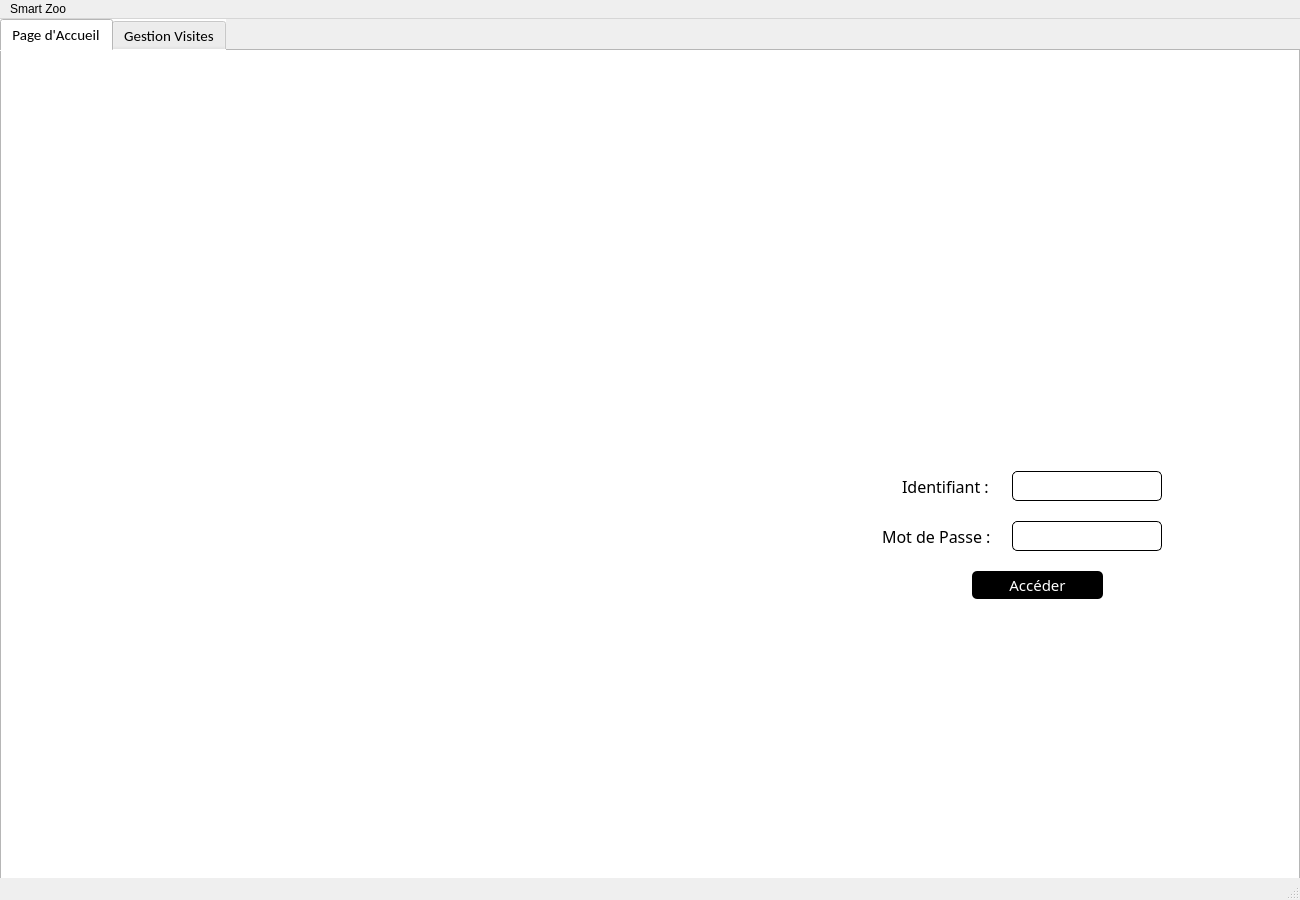
<?xml version="1.0" encoding="UTF-8"?>
<ui version="4.0">
 <class>MainWindow</class>
 <widget class="QMainWindow" name="MainWindow">
  <property name="geometry">
   <rect>
    <x>0</x>
    <y>0</y>
    <width>1300</width>
    <height>900</height>
   </rect>
  </property>
  <property name="windowTitle">
   <string>MainWindow</string>
  </property>
  <widget class="QWidget" name="centralwidget">
   <widget class="QTabWidget" name="tabWidget">
    <property name="geometry">
     <rect>
      <x>0</x>
      <y>0</y>
      <width>1300</width>
      <height>900</height>
     </rect>
    </property>
    <property name="font">
     <font>
      <family>Calibri</family>
      <pointsize>11</pointsize>
     </font>
    </property>
    <property name="styleSheet">
     <string notr="true">background-color: rgb(255, 255, 255);</string>
    </property>
    <property name="currentIndex">
     <number>0</number>
    </property>
    <property name="documentMode">
     <bool>false</bool>
    </property>
    <widget class="QWidget" name="tab_Accueil">
     <attribute name="title">
      <string>Page d'Accueil</string>
     </attribute>
     <widget class="QLabel" name="backgroundAccueil">
      <property name="geometry">
       <rect>
        <x>0</x>
        <y>-350</y>
        <width>751</width>
        <height>1181</height>
       </rect>
      </property>
      <property name="font">
       <font>
        <pointsize>1</pointsize>
       </font>
      </property>
      <property name="text">
       <string/>
      </property>
      <property name="pixmap">
       <pixmap resource="ressources.qrc">:/ressources/Plan de travail 35.png</pixmap>
      </property>
     </widget>
     <widget class="QLabel" name="label">
      <property name="geometry">
       <rect>
        <x>930</x>
        <y>170</y>
        <width>201</width>
        <height>211</height>
       </rect>
      </property>
      <property name="text">
       <string/>
      </property>
      <property name="pixmap">
       <pixmap resource="ressources.qrc">:/ressources/id.png</pixmap>
      </property>
     </widget>
     <widget class="QLabel" name="texteIdentifiantAccueil">
      <property name="geometry">
       <rect>
        <x>900</x>
        <y>420</y>
        <width>91</width>
        <height>31</height>
       </rect>
      </property>
      <property name="font">
       <font>
        <family>Calibri Light</family>
        <pointsize>12</pointsize>
        <italic>false</italic>
        <underline>false</underline>
       </font>
      </property>
      <property name="text">
       <string>Identifiant :</string>
      </property>
     </widget>
     <widget class="QLineEdit" name="identifiantAccueil">
      <property name="geometry">
       <rect>
        <x>1010</x>
        <y>420</y>
        <width>150</width>
        <height>30</height>
       </rect>
      </property>
      <property name="font">
       <font>
        <family>Calibri Light</family>
        <pointsize>11</pointsize>
       </font>
      </property>
      <property name="styleSheet">
       <string notr="true">border: 1px solid black;
border-radius: 5px;</string>
      </property>
     </widget>
     <widget class="QLabel" name="texteMotDePasseAccueil">
      <property name="geometry">
       <rect>
        <x>880</x>
        <y>470</y>
        <width>121</width>
        <height>31</height>
       </rect>
      </property>
      <property name="font">
       <font>
        <family>Calibri Light</family>
        <pointsize>12</pointsize>
        <italic>false</italic>
        <underline>false</underline>
       </font>
      </property>
      <property name="text">
       <string>Mot de Passe :</string>
      </property>
     </widget>
     <widget class="QLineEdit" name="motDePasseAccueil">
      <property name="geometry">
       <rect>
        <x>1010</x>
        <y>470</y>
        <width>150</width>
        <height>30</height>
       </rect>
      </property>
      <property name="font">
       <font>
        <family>Calibri Light</family>
        <pointsize>11</pointsize>
       </font>
      </property>
      <property name="styleSheet">
       <string notr="true">border: 1px solid black;
border-radius: 5px;</string>
      </property>
     </widget>
     <widget class="QPushButton" name="pushButton_acceder">
      <property name="geometry">
       <rect>
        <x>970</x>
        <y>520</y>
        <width>131</width>
        <height>28</height>
       </rect>
      </property>
      <property name="font">
       <font>
        <family>Calibri Light</family>
        <pointsize>11</pointsize>
       </font>
      </property>
      <property name="styleSheet">
       <string notr="true">border-radius: 5px;
background-color: rgb(0, 0, 0);
color: rgb(255, 255, 255);
</string>
      </property>
      <property name="text">
       <string>Accéder</string>
      </property>
     </widget>
    </widget>
    <widget class="QWidget" name="tab_Gestion">
     <attribute name="title">
      <string>Gestion Visites</string>
     </attribute>
     <widget class="QTabWidget" name="tabWidget_2_V">
      <property name="geometry">
       <rect>
        <x>0</x>
        <y>0</y>
        <width>1300</width>
        <height>831</height>
       </rect>
      </property>
      <property name="font">
       <font>
        <family>Calibri</family>
        <pointsize>10</pointsize>
       </font>
      </property>
      <property name="styleSheet">
       <string notr="true">background-color: rgb(17, 122, 101);
</string>
      </property>
      <property name="currentIndex">
       <number>0</number>
      </property>
      <property name="tabsClosable">
       <bool>false</bool>
      </property>
      <property name="tabBarAutoHide">
       <bool>false</bool>
      </property>
      <widget class="QWidget" name="tab_principale_V">
       <attribute name="title">
        <string>Page Principale</string>
       </attribute>
       <widget class="QLabel" name="titre_gestioinDesVisites">
        <property name="geometry">
         <rect>
          <x>455</x>
          <y>20</y>
          <width>390</width>
          <height>40</height>
         </rect>
        </property>
        <property name="font">
         <font>
          <family>Calibri Light</family>
          <pointsize>20</pointsize>
          <weight>75</weight>
          <italic>true</italic>
          <bold>true</bold>
         </font>
        </property>
        <property name="styleSheet">
         <string notr="true">color: rgb(212, 239, 223);</string>
        </property>
        <property name="text">
         <string>Gestion des Visites</string>
        </property>
        <property name="alignment">
         <set>Qt::AlignCenter</set>
        </property>
       </widget>
       <widget class="Line" name="line1">
        <property name="geometry">
         <rect>
          <x>350</x>
          <y>70</y>
          <width>600</width>
          <height>3</height>
         </rect>
        </property>
        <property name="orientation">
         <enum>Qt::Horizontal</enum>
        </property>
       </widget>
       <widget class="QLabel" name="texteTicket_V">
        <property name="geometry">
         <rect>
          <x>260</x>
          <y>120</y>
          <width>91</width>
          <height>21</height>
         </rect>
        </property>
        <property name="sizePolicy">
         <sizepolicy hsizetype="Preferred" vsizetype="Preferred">
          <horstretch>0</horstretch>
          <verstretch>0</verstretch>
         </sizepolicy>
        </property>
        <property name="font">
         <font>
          <family>Calibri Light</family>
          <pointsize>14</pointsize>
          <weight>75</weight>
          <italic>true</italic>
          <bold>true</bold>
          <underline>true</underline>
         </font>
        </property>
        <property name="styleSheet">
         <string notr="true">color: rgb(212, 239, 223);
</string>
        </property>
        <property name="text">
         <string>Ticket</string>
        </property>
        <property name="alignment">
         <set>Qt::AlignCenter</set>
        </property>
       </widget>
       <widget class="QLabel" name="texteIdentifiantTicket_V">
        <property name="geometry">
         <rect>
          <x>50</x>
          <y>170</y>
          <width>121</width>
          <height>21</height>
         </rect>
        </property>
        <property name="font">
         <font>
          <family>Calibri Light</family>
          <pointsize>11</pointsize>
         </font>
        </property>
        <property name="styleSheet">
         <string notr="true">color: rgb(255, 255, 255);</string>
        </property>
        <property name="text">
         <string>Identifiant Ticket</string>
        </property>
       </widget>
       <widget class="QLineEdit" name="lineEdit_IdentifiantTicket_V">
        <property name="geometry">
         <rect>
          <x>190</x>
          <y>170</y>
          <width>140</width>
          <height>30</height>
         </rect>
        </property>
        <property name="font">
         <font>
          <family>Calibri Light</family>
          <pointsize>11</pointsize>
         </font>
        </property>
        <property name="styleSheet">
         <string notr="true">background-color: rgb(255, 255, 255);
border-radius: 3px;</string>
        </property>
        <property name="inputMethodHints">
         <set>Qt::ImhNone</set>
        </property>
       </widget>
       <widget class="QLabel" name="textePrixTicket_V">
        <property name="geometry">
         <rect>
          <x>350</x>
          <y>170</y>
          <width>81</width>
          <height>21</height>
         </rect>
        </property>
        <property name="font">
         <font>
          <family>Calibri Light</family>
          <pointsize>11</pointsize>
         </font>
        </property>
        <property name="styleSheet">
         <string notr="true">color: rgb(255, 255, 255);</string>
        </property>
        <property name="text">
         <string>Prix Ticket</string>
        </property>
       </widget>
       <widget class="QLineEdit" name="lineEdit_PrixTicket_V">
        <property name="geometry">
         <rect>
          <x>440</x>
          <y>170</y>
          <width>140</width>
          <height>30</height>
         </rect>
        </property>
        <property name="font">
         <font>
          <family>Calibri Light</family>
          <pointsize>11</pointsize>
         </font>
        </property>
        <property name="styleSheet">
         <string notr="true">background-color: rgb(255, 255, 255);
border-radius: 3px;</string>
        </property>
        <property name="inputMethodHints">
         <set>Qt::ImhNone</set>
        </property>
       </widget>
       <widget class="QLabel" name="texteIdnetifiantVisiteur_V">
        <property name="geometry">
         <rect>
          <x>700</x>
          <y>160</y>
          <width>141</width>
          <height>21</height>
         </rect>
        </property>
        <property name="font">
         <font>
          <family>Calibri Light</family>
          <pointsize>11</pointsize>
         </font>
        </property>
        <property name="styleSheet">
         <string notr="true">color: rgb(255, 255, 255);</string>
        </property>
        <property name="text">
         <string>Identifiant Visiteur</string>
        </property>
       </widget>
       <widget class="QLineEdit" name="lineEdit_IdentifiantVisiteur_V">
        <property name="geometry">
         <rect>
          <x>860</x>
          <y>160</y>
          <width>140</width>
          <height>30</height>
         </rect>
        </property>
        <property name="font">
         <font>
          <family>Calibri Light</family>
          <pointsize>11</pointsize>
         </font>
        </property>
        <property name="styleSheet">
         <string notr="true">background-color: rgb(255, 255, 255);
border-radius: 3px;</string>
        </property>
        <property name="inputMethodHints">
         <set>Qt::ImhNone</set>
        </property>
       </widget>
       <widget class="QLabel" name="texteNbrVisites_V">
        <property name="geometry">
         <rect>
          <x>1040</x>
          <y>160</y>
          <width>131</width>
          <height>21</height>
         </rect>
        </property>
        <property name="font">
         <font>
          <family>Calibri Light</family>
          <pointsize>11</pointsize>
         </font>
        </property>
        <property name="styleSheet">
         <string notr="true">color: rgb(255, 255, 255);</string>
        </property>
        <property name="text">
         <string>Nombre de Visites</string>
        </property>
       </widget>
       <widget class="QLabel" name="texteVisiteur">
        <property name="geometry">
         <rect>
          <x>960</x>
          <y>110</y>
          <width>91</width>
          <height>21</height>
         </rect>
        </property>
        <property name="sizePolicy">
         <sizepolicy hsizetype="Preferred" vsizetype="Preferred">
          <horstretch>0</horstretch>
          <verstretch>0</verstretch>
         </sizepolicy>
        </property>
        <property name="font">
         <font>
          <family>Calibri Light</family>
          <pointsize>14</pointsize>
          <weight>75</weight>
          <italic>true</italic>
          <bold>true</bold>
          <underline>true</underline>
         </font>
        </property>
        <property name="styleSheet">
         <string notr="true">color: rgb(212, 239, 223);
</string>
        </property>
        <property name="text">
         <string>Visiteur</string>
        </property>
        <property name="alignment">
         <set>Qt::AlignCenter</set>
        </property>
       </widget>
       <widget class="QSpinBox" name="spinBox_nbrVisites_V">
        <property name="geometry">
         <rect>
          <x>1190</x>
          <y>160</y>
          <width>50</width>
          <height>30</height>
         </rect>
        </property>
        <property name="font">
         <font>
          <family>Calibri Light</family>
          <pointsize>11</pointsize>
         </font>
        </property>
        <property name="styleSheet">
         <string notr="true">background-color: rgb(255, 255, 255);</string>
        </property>
       </widget>
       <widget class="QDateEdit" name="dateEdit_dateVisite_V">
        <property name="geometry">
         <rect>
          <x>860</x>
          <y>210</y>
          <width>140</width>
          <height>30</height>
         </rect>
        </property>
        <property name="font">
         <font>
          <family>Calibri Light</family>
          <pointsize>10</pointsize>
         </font>
        </property>
        <property name="styleSheet">
         <string notr="true">background-color: rgb(255, 255, 255);</string>
        </property>
       </widget>
       <widget class="QLabel" name="texteDateVisite_V">
        <property name="geometry">
         <rect>
          <x>710</x>
          <y>210</y>
          <width>141</width>
          <height>21</height>
         </rect>
        </property>
        <property name="font">
         <font>
          <family>Calibri Light</family>
          <pointsize>11</pointsize>
         </font>
        </property>
        <property name="styleSheet">
         <string notr="true">color: rgb(255, 255, 255);</string>
        </property>
        <property name="text">
         <string>Date de la Visite</string>
        </property>
       </widget>
       <widget class="QComboBox" name="comboBox_abonnement_V">
        <property name="geometry">
         <rect>
          <x>1170</x>
          <y>210</y>
          <width>73</width>
          <height>30</height>
         </rect>
        </property>
        <property name="font">
         <font>
          <family>Calibri Light</family>
          <pointsize>10</pointsize>
         </font>
        </property>
        <property name="styleSheet">
         <string notr="true">background-color: rgb(255, 255, 255);</string>
        </property>
        <item>
         <property name="text">
          <string>Oui</string>
         </property>
        </item>
        <item>
         <property name="text">
          <string>Non</string>
         </property>
        </item>
       </widget>
       <widget class="QLabel" name="texteAbonnement_V">
        <property name="geometry">
         <rect>
          <x>1040</x>
          <y>210</y>
          <width>121</width>
          <height>21</height>
         </rect>
        </property>
        <property name="font">
         <font>
          <family>Calibri Light</family>
          <pointsize>11</pointsize>
         </font>
        </property>
        <property name="styleSheet">
         <string notr="true">color: rgb(255, 255, 255);</string>
        </property>
        <property name="text">
         <string>Est-t-il abonné?</string>
        </property>
       </widget>
       <widget class="QTableView" name="tableView_BD_V">
        <property name="geometry">
         <rect>
          <x>190</x>
          <y>510</y>
          <width>821</width>
          <height>251</height>
         </rect>
        </property>
        <property name="styleSheet">
         <string notr="true">background-color: rgb(255, 255, 255);</string>
        </property>
       </widget>
       <widget class="QLineEdit" name="lineEdit_rechercher_V">
        <property name="geometry">
         <rect>
          <x>240</x>
          <y>470</y>
          <width>180</width>
          <height>30</height>
         </rect>
        </property>
        <property name="font">
         <font>
          <family>Calibri Light</family>
          <pointsize>11</pointsize>
         </font>
        </property>
        <property name="styleSheet">
         <string notr="true">background-color: rgb(255, 255, 255);
border-radius: 3px;</string>
        </property>
        <property name="inputMethodHints">
         <set>Qt::ImhNone</set>
        </property>
        <property name="text">
         <string/>
        </property>
       </widget>
       <widget class="QComboBox" name="comboBox_trier_V">
        <property name="geometry">
         <rect>
          <x>850</x>
          <y>470</y>
          <width>161</width>
          <height>30</height>
         </rect>
        </property>
        <property name="font">
         <font>
          <family>Calibri Light</family>
          <pointsize>10</pointsize>
         </font>
        </property>
        <property name="styleSheet">
         <string notr="true">background-color: rgb(255, 255, 255);</string>
        </property>
        <item>
         <property name="text">
          <string>&lt;choisir un ordre&gt;</string>
         </property>
        </item>
        <item>
         <property name="text">
          <string>Ordre Croissant</string>
         </property>
        </item>
        <item>
         <property name="text">
          <string>Ordre Décroissant</string>
         </property>
        </item>
       </widget>
       <widget class="QPushButton" name="pushButton_Ajouter_V">
        <property name="geometry">
         <rect>
          <x>480</x>
          <y>330</y>
          <width>120</width>
          <height>30</height>
         </rect>
        </property>
        <property name="font">
         <font>
          <family>Calibri Light</family>
          <pointsize>11</pointsize>
          <weight>75</weight>
          <bold>true</bold>
         </font>
        </property>
        <property name="cursor">
         <cursorShape>PointingHandCursor</cursorShape>
        </property>
        <property name="styleSheet">
         <string notr="true">background-color: rgb(255, 255, 255);
border-radius: 3px;
</string>
        </property>
        <property name="text">
         <string>Ajouter</string>
        </property>
        <property name="icon">
         <iconset resource="ressources.qrc">
          <normaloff>:/ressources/+.png</normaloff>:/ressources/+.png</iconset>
        </property>
        <property name="iconSize">
         <size>
          <width>20</width>
          <height>20</height>
         </size>
        </property>
        <property name="flat">
         <bool>false</bool>
        </property>
       </widget>
       <widget class="QPushButton" name="pushButton_Modifier_V">
        <property name="geometry">
         <rect>
          <x>610</x>
          <y>330</y>
          <width>120</width>
          <height>30</height>
         </rect>
        </property>
        <property name="font">
         <font>
          <family>Calibri Light</family>
          <pointsize>11</pointsize>
          <weight>75</weight>
          <bold>true</bold>
         </font>
        </property>
        <property name="cursor">
         <cursorShape>PointingHandCursor</cursorShape>
        </property>
        <property name="styleSheet">
         <string notr="true">background-color: rgb(255, 255, 255);
border-radius: 3px;</string>
        </property>
        <property name="text">
         <string>Modifier</string>
        </property>
        <property name="icon">
         <iconset resource="ressources.qrc">
          <normaloff>:/ressources/mise à jour.png</normaloff>:/ressources/mise à jour.png</iconset>
        </property>
        <property name="iconSize">
         <size>
          <width>20</width>
          <height>20</height>
         </size>
        </property>
       </widget>
       <widget class="QLabel" name="texteSupprimer_V">
        <property name="geometry">
         <rect>
          <x>300</x>
          <y>400</y>
          <width>431</width>
          <height>31</height>
         </rect>
        </property>
        <property name="font">
         <font>
          <family>Calibri Light</family>
          <pointsize>11</pointsize>
         </font>
        </property>
        <property name="styleSheet">
         <string notr="true">color: rgb(255, 255, 255);</string>
        </property>
        <property name="text">
         <string>Sélectionnez une line de la table pour supprimer une visite</string>
        </property>
       </widget>
       <widget class="QPushButton" name="pushButton_Supprimer_V">
        <property name="geometry">
         <rect>
          <x>740</x>
          <y>400</y>
          <width>120</width>
          <height>30</height>
         </rect>
        </property>
        <property name="font">
         <font>
          <family>Calibri Light</family>
          <pointsize>11</pointsize>
          <weight>75</weight>
          <bold>true</bold>
         </font>
        </property>
        <property name="cursor">
         <cursorShape>PointingHandCursor</cursorShape>
        </property>
        <property name="styleSheet">
         <string notr="true">background-color: rgb(255, 255, 255);
border-radius: 3px;
</string>
        </property>
        <property name="text">
         <string>Supprimer</string>
        </property>
        <property name="icon">
         <iconset resource="ressources.qrc">
          <normaloff>:/ressources/-.png</normaloff>:/ressources/-.png</iconset>
        </property>
        <property name="iconSize">
         <size>
          <width>20</width>
          <height>20</height>
         </size>
        </property>
       </widget>
       <widget class="QLabel" name="imageRecherche_V">
        <property name="geometry">
         <rect>
          <x>200</x>
          <y>470</y>
          <width>31</width>
          <height>31</height>
         </rect>
        </property>
        <property name="text">
         <string/>
        </property>
        <property name="pixmap">
         <pixmap resource="ressources.qrc">:/ressources/recherchePetit.png</pixmap>
        </property>
       </widget>
       <widget class="Line" name="line_2_V">
        <property name="geometry">
         <rect>
          <x>60</x>
          <y>370</y>
          <width>1171</width>
          <height>20</height>
         </rect>
        </property>
        <property name="orientation">
         <enum>Qt::Horizontal</enum>
        </property>
       </widget>
       <widget class="QLabel" name="texteTri_V">
        <property name="geometry">
         <rect>
          <x>640</x>
          <y>470</y>
          <width>201</width>
          <height>21</height>
         </rect>
        </property>
        <property name="font">
         <font>
          <family>Calibri Light</family>
          <pointsize>11</pointsize>
         </font>
        </property>
        <property name="styleSheet">
         <string notr="true">color: rgb(255, 255, 255);</string>
        </property>
        <property name="text">
         <string>Trier selon le prix de ticket :</string>
        </property>
       </widget>
       <widget class="QLineEdit" name="lineEdit_IdentifiantAnimal_V">
        <property name="geometry">
         <rect>
          <x>1040</x>
          <y>260</y>
          <width>140</width>
          <height>30</height>
         </rect>
        </property>
        <property name="font">
         <font>
          <family>Calibri Light</family>
          <pointsize>11</pointsize>
         </font>
        </property>
        <property name="styleSheet">
         <string notr="true">background-color: rgb(255, 255, 255);
border-radius: 3px;</string>
        </property>
        <property name="inputMethodHints">
         <set>Qt::ImhNone</set>
        </property>
       </widget>
       <widget class="QLabel" name="texteIdAnimal_V">
        <property name="geometry">
         <rect>
          <x>840</x>
          <y>270</y>
          <width>191</width>
          <height>21</height>
         </rect>
        </property>
        <property name="font">
         <font>
          <family>Calibri Light</family>
          <pointsize>11</pointsize>
         </font>
        </property>
        <property name="styleSheet">
         <string notr="true">color: rgb(255, 255, 255);</string>
        </property>
        <property name="text">
         <string>Identifiant Animal Adopté</string>
        </property>
       </widget>
       <widget class="QGroupBox" name="imprimerTicket_V">
        <property name="geometry">
         <rect>
          <x>1030</x>
          <y>330</y>
          <width>231</width>
          <height>81</height>
         </rect>
        </property>
        <property name="font">
         <font>
          <family>Calibri Light</family>
          <pointsize>12</pointsize>
          <weight>75</weight>
          <italic>true</italic>
          <bold>true</bold>
         </font>
        </property>
        <property name="styleSheet">
         <string notr="true">color: rgb(255, 255, 255);</string>
        </property>
        <property name="title">
         <string>Imprimer Ticket</string>
        </property>
        <property name="alignment">
         <set>Qt::AlignCenter</set>
        </property>
        <widget class="QPushButton" name="genererPDF_V">
         <property name="geometry">
          <rect>
           <x>50</x>
           <y>30</y>
           <width>120</width>
           <height>30</height>
          </rect>
         </property>
         <property name="font">
          <font>
           <family>Calibri Light</family>
           <pointsize>11</pointsize>
           <weight>75</weight>
           <bold>true</bold>
          </font>
         </property>
         <property name="styleSheet">
          <string notr="true">background-color: rgb(255, 255, 255);
color: rgb(0, 0, 0);
border-radius: 3px;
</string>
         </property>
         <property name="text">
          <string>PDF</string>
         </property>
         <property name="icon">
          <iconset resource="ressources.qrc">
           <normaloff>:/ressources/pdf.png</normaloff>:/ressources/pdf.png</iconset>
         </property>
         <property name="iconSize">
          <size>
           <width>30</width>
           <height>30</height>
          </size>
         </property>
        </widget>
       </widget>
       <widget class="QGroupBox" name="ExporterBD_V">
        <property name="geometry">
         <rect>
          <x>1030</x>
          <y>690</y>
          <width>231</width>
          <height>81</height>
         </rect>
        </property>
        <property name="font">
         <font>
          <family>Calibri Light</family>
          <pointsize>12</pointsize>
          <weight>75</weight>
          <italic>true</italic>
          <bold>true</bold>
         </font>
        </property>
        <property name="styleSheet">
         <string notr="true">color: rgb(255, 255, 255);</string>
        </property>
        <property name="title">
         <string>Exporter la BD</string>
        </property>
        <property name="alignment">
         <set>Qt::AlignCenter</set>
        </property>
        <widget class="QPushButton" name="genererEXCEL_V">
         <property name="geometry">
          <rect>
           <x>50</x>
           <y>30</y>
           <width>120</width>
           <height>30</height>
          </rect>
         </property>
         <property name="font">
          <font>
           <family>Calibri Light</family>
           <pointsize>11</pointsize>
           <weight>75</weight>
           <bold>true</bold>
          </font>
         </property>
         <property name="styleSheet">
          <string notr="true">background-color: rgb(255, 255, 255);
color: rgb(0, 0, 0);
border-radius: 3px;
</string>
         </property>
         <property name="text">
          <string>EXCEL</string>
         </property>
         <property name="icon">
          <iconset resource="ressources.qrc">
           <normaloff>:/ressources/EXCEL.png</normaloff>:/ressources/EXCEL.png</iconset>
         </property>
         <property name="iconSize">
          <size>
           <width>22</width>
           <height>22</height>
          </size>
         </property>
        </widget>
       </widget>
       <widget class="QLabel" name="texteRemise_V">
        <property name="geometry">
         <rect>
          <x>160</x>
          <y>220</y>
          <width>171</width>
          <height>21</height>
         </rect>
        </property>
        <property name="font">
         <font>
          <family>Calibri Light</family>
          <pointsize>11</pointsize>
         </font>
        </property>
        <property name="styleSheet">
         <string notr="true">color: rgb(255, 255, 255);</string>
        </property>
        <property name="text">
         <string>Remise sur Prix  Ticket</string>
        </property>
       </widget>
       <widget class="QComboBox" name="comboBox_Remise_V">
        <property name="geometry">
         <rect>
          <x>340</x>
          <y>220</y>
          <width>91</width>
          <height>30</height>
         </rect>
        </property>
        <property name="font">
         <font>
          <family>Calibri Light</family>
          <pointsize>10</pointsize>
         </font>
        </property>
        <property name="styleSheet">
         <string notr="true">background-color: rgb(255, 255, 255);</string>
        </property>
        <item>
         <property name="text">
          <string>&lt;choisir&gt;</string>
         </property>
        </item>
        <item>
         <property name="text">
          <string>10%</string>
         </property>
        </item>
        <item>
         <property name="text">
          <string>20%</string>
         </property>
        </item>
        <item>
         <property name="text">
          <string>30%</string>
         </property>
        </item>
        <item>
         <property name="text">
          <string>50%</string>
         </property>
        </item>
       </widget>
       <widget class="QLabel" name="logo_V">
        <property name="geometry">
         <rect>
          <x>40</x>
          <y>20</y>
          <width>161</width>
          <height>71</height>
         </rect>
        </property>
        <property name="text">
         <string/>
        </property>
        <property name="pixmap">
         <pixmap resource="ressources.qrc">:/ressources/logo_App.png</pixmap>
        </property>
       </widget>
      </widget>
      <widget class="QWidget" name="camera_V">
       <attribute name="title">
        <string>Camera</string>
       </attribute>
       <widget class="QScrollArea" name="scrollArea_Camera_V">
        <property name="geometry">
         <rect>
          <x>150</x>
          <y>90</y>
          <width>980</width>
          <height>541</height>
         </rect>
        </property>
        <property name="widgetResizable">
         <bool>true</bool>
        </property>
        <widget class="QWidget" name="scrollAreaWidgetContents_V">
         <property name="geometry">
          <rect>
           <x>0</x>
           <y>0</y>
           <width>978</width>
           <height>539</height>
          </rect>
         </property>
        </widget>
       </widget>
       <widget class="QPushButton" name="optionsCamera_V">
        <property name="geometry">
         <rect>
          <x>220</x>
          <y>650</y>
          <width>831</width>
          <height>31</height>
         </rect>
        </property>
        <property name="font">
         <font>
          <family>Calibri Light</family>
          <pointsize>12</pointsize>
         </font>
        </property>
        <property name="styleSheet">
         <string notr="true">background-color: rgb(255, 255, 255);
border-radius: 3px;
</string>
        </property>
        <property name="text">
         <string>Options</string>
        </property>
       </widget>
      </widget>
     </widget>
    </widget>
   </widget>
  </widget>
  <widget class="QStatusBar" name="statusbar"/>
  <widget class="QMenuBar" name="menubar">
   <property name="geometry">
    <rect>
     <x>0</x>
     <y>0</y>
     <width>1300</width>
     <height>26</height>
    </rect>
   </property>
   <widget class="QMenu" name="menuSmart_Zoo">
    <property name="title">
     <string>Smart Zoo</string>
    </property>
   </widget>
   <addaction name="menuSmart_Zoo"/>
  </widget>
 </widget>
 <resources>
  <include location="ressources.qrc"/>
 </resources>
 <connections/>
</ui>
